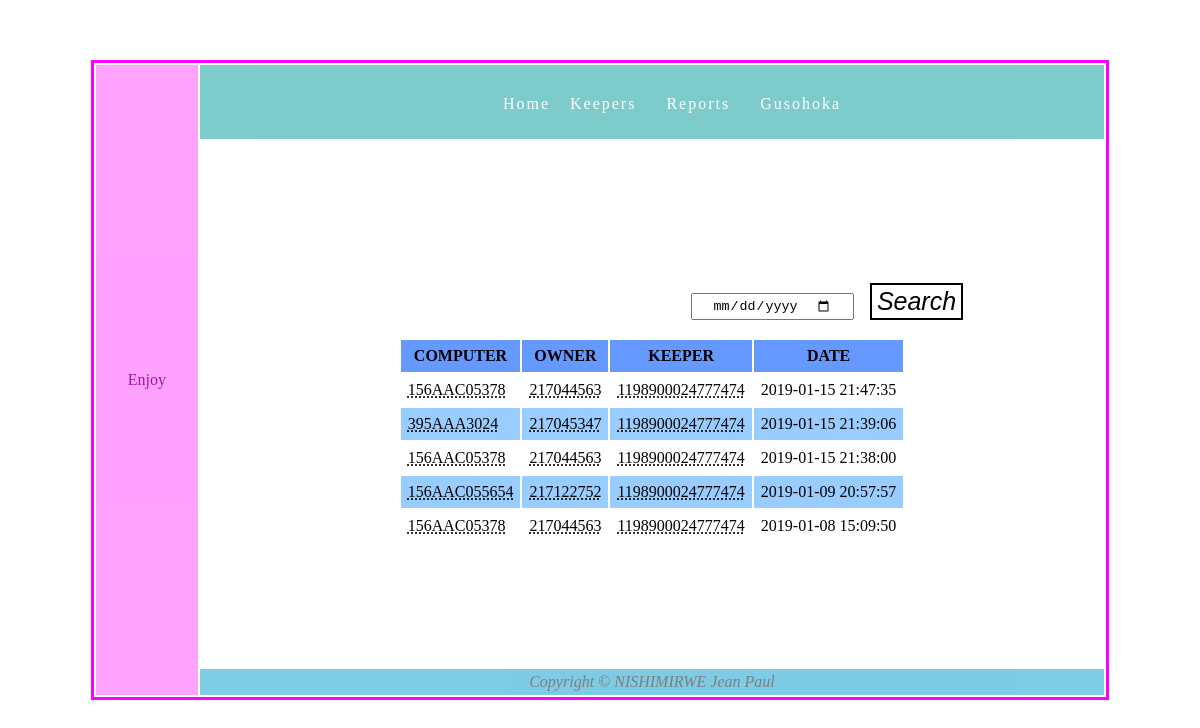
Screenshot of /Given.php with the database file from the repository.
### tables this page shows
CREATE TABLE `computer` (
  `Serial_Number` varchar(50) NOT NULL,
  `Name` varchar(30) NOT NULL,
  `Description` varchar(200) DEFAULT NULL,
  `Owner_Reg_Number` varchar(20) NOT NULL,
  `mode` int(11) NOT NULL
);

CREATE TABLE `owner` (
  `Reg_Number` varchar(50) NOT NULL,
  `First_Name` varchar(30) NOT NULL,
  `Last_Name` varchar(30) NOT NULL,
  `gender` varchar(7) NOT NULL,
  `Department` varchar(50) NOT NULL,
  `Phone` varchar(13) NOT NULL
);

CREATE TABLE `keeper` (
  `keeper_Id` int(11) NOT NULL,
  `First_Name` varchar(30) NOT NULL,
  `Last_Name` varchar(30) NOT NULL,
  `gender` varchar(7) NOT NULL,
  `password` varchar(200) NOT NULL,
  `Id_number` varchar(20) NOT NULL,
  `phone` varchar(15) NOT NULL,
  `District_Id` int(11) NOT NULL,
  `type` int(11) NOT NULL
);

CREATE TABLE `give_out` (
  `id` int(11) NOT NULL,
  `give_date` datetime NOT NULL,
  `Give_Date_Only` date NOT NULL,
  `keeper_id` int(11) NOT NULL,
  `computer_id` varchar(30) NOT NULL
);

### Call.php (called while the page is built, shortened)
<?php
$database="computer_store";
?>

### Given.php (the view, shortened to what this page needs)
<!DOCTYPE html PUBLIC "-//W3C//DTD XHTML 1.0 Transitional//EN" "http://www.w3.org/TR/xhtml1/DTD/xhtml1-transitional.dtd">
<html xmlns="http://www.w3.org/1999/xhtml">
<head>
<link rel="stylesheet" type="text/css" href="CSS/css1.css" />
</head>
<body>
<?php
include 'Call.php';
?>
<table id="main" align="center" border="0">
<tr><td rowspan="3" class="sides"><div id="left">Enjoy</div></td><td id="top"><div id="menus">
<ul><li><a href="Main_keeper1.php" class="link">Home</a></li>
<li><a class="link">Keepers</a>
</li>
<li><a class="link">Reports</a>
</li>
<li><a href="Logout.php" class="link">Gusohoka</a></li></ul></td></tr>
<tr id="middle"><td><div id="scrol" style="overflow:auto; max-height:450px;">
<div id="shaka">
<form action="Given.php" method="post" name="Myform" style="display:block; text-align:right; margin-right:140px; margin-top:20px;" onsubmit="return validate();">
<input type="date" name="date" id="search"  style="padding:3px 20px;" /> &nbsp; &nbsp;<input type="submit" name="search" value="Search" style="padding:2px 5px; background-color:#FFFFFF" /><br />
</form></div>
<br />
<?php
if(isset($_POST['search']))
{
$getdate=$_POST['date'];
$q="select computer.Serial_Number as CSN,computer.Name as CN,owner.Reg_Number as ORN,owner.First_Name as OFN,owner.gender as OG,owner.Last_Name as OLN,owner.Department as OD,owner.Phone as OP,district.District_Name as DDN,keeper.Id_number as KIN,keeper.First_Name as KFN,keeper.Last_Name as KLN,keeper.gender as KG,keeper.phone as KP,give_out.give_date as GGD from computer INNER JOIN owner INNER JOIN give_out INNER JOIN keeper INNER JOIN status INNER JOIN district ON computer.Serial_Number=give_out.computer_id AND owner.Reg_Number=computer.Owner_Reg_Number AND keeper.keeper_Id=give_out.keeper_id AND computer.mode=status.id and keeper.District_Id=district.District_Id where give_out.give_date like '%$getdate%' ORDER BY give_out.id desc";
$an=mysql_db_query($database,$q);
$c=mysql_num_rows($an);
if($c==0)
{
?>
<table align="center" cellspacing="2" cellpadding="7" >
<tr bgcolor="#6699FF"><th>COMPUTER</th><th>OWNER</th><th>KEEPER</th><th>DATE</th></tr>
<tr><td>No Data </td><td>No Data</td><td>No Data</td><td>No Data</td></tr></table>
<?php
}
else
{
?>
<table align="center" cellspacing="2" cellpadding="7" >
<tr bgcolor="#6699FF"><th>COMPUTER</th><th>OWNER</th><th>KEEPER</th><th>DATE</th></tr>
<?php
while($line=mysql_fetch_object($an))
{
$Serial_Number=$line ->CSN;
$Computer_Name=$line ->CN;
$Owner_Reg_Number=$line ->ORN;
$Owner_Fname=$line ->OFN;
$Owner_gender=$line ->OG;
$Owner_Lname=$line ->OLN;
$Owner_dept=$line ->OD;
$keeper_district=$line ->DDN;
$NID=$line ->KIN;
$Owner_phone=$line ->OP;
$keeper_Fname=$line ->KFN;
$keeper_Lname=$line ->KLN;
$keeper_gender=$line ->KG;
$keeper_phone=$line ->KP;
$give_date=$line ->GGD;
?>
<tr class="data"><td align="left"><abbr title="<?php echo "$Computer_Name"; ?>"><?php echo "$Serial_Number";?></abbr></td>
<td align="left"><abbr title="<?php echo "NAME: $Owner_Fname $Owner_Lname
GENDER: $Owner_gender
TELEPHONE: $Owner_phone
DEPARTMENT:  $Owner_dept "; ?>
">
<?php echo "$Owner_Reg_Number"; ?>
</abbr></td>
<td align="left"><abbr title="<?php echo "NAME: $keeper_Fname $keeper_Lname
Gender: $keeper_gender
Telephone: $keeper_phone
District: $keeper_district"; ?>">
<?php echo "$NID"; ?>
</abbr></td>
<td align="left"><?php echo "$give_date"; ?></td></tr>
<?php
}
?>
</table>
<?php
}
}
else
{
?>
<?php
$query="select computer.Serial_Number as CSN,computer.Name as CN,owner.Reg_Number as ORN,owner.First_Name as OFN,owner.gender as OG,owner.Last_Name as OLN,owner.Department as OD,owner.Phone as OP,district.District_Name as DDN,keeper.Id_number as KIN,keeper.First_Name as KFN,keeper.Last_Name as KLN,keeper.gender as KG,keeper.phone as KP,give_out.give_date as GGD from computer INNER JOIN owner INNER JOIN give_out INNER JOIN keeper INNER JOIN status INNER JOIN district ON computer.Serial_Number=give_out.computer_id AND owner.Reg_Number=computer.Owner_Reg_Number AND keeper.keeper_Id=give_out.keeper_id AND computer.mode=status.id and keeper.District_Id=district.District_Id ORDER BY give_out.id desc";
$answer=mysql_db_query($database,$query);
$count=mysql_num_rows($answer);
if($count==0)
{
echo"<script> alert('No computer Given.');
window.location.href('Main_keeper1.php');</script>";
}
else
{
?>
<table align="center" cellspacing="2" cellpadding="7" >
<tr bgcolor="#6699FF"><th>COMPUTER</th><th>OWNER</th><th>KEEPER</th><th>DATE</th></tr>
<?php
while($line=mysql_fetch_object($answer))
{
$Serial_Number=$line ->CSN;
$Computer_Name=$line ->CN;
$Owner_Reg_Number=$line ->ORN;
$Owner_Fname=$line ->OFN;
$Owner_gender=$line ->OG;
$Owner_Lname=$line ->OLN;
$Owner_dept=$line ->OD;
$keeper_district=$line ->DDN;
$NID=$line ->KIN;
$Owner_phone=$line ->OP;
$keeper_Fname=$line ->KFN;
$keeper_Lname=$line ->KLN;
$keeper_gender=$line ->KG;
$keeper_phone=$line ->KP;
$give_date=$line ->GGD;
?>
<tr class="data"><td align="left"><abbr title="<?php echo "$Computer_Name"; ?>"><?php echo "$Serial_Number";?></abbr></td>
<td align="left"><abbr title="<?php echo "NAME: $Owner_Fname $Owner_Lname
GENDER: $Owner_gender
TELEPHONE: $Owner_phone
DEPARTMENT:  $Owner_dept "; ?>
">
<?php echo "$Owner_Reg_Number"; ?>
</abbr></td>
<td align="left"><abbr title="<?php echo "NAME: $keeper_Fname $keeper_Lname
Gender: $keeper_gender
Telephone: $keeper_phone
District: $keeper_district"; ?>">
<?php echo "$NID"; ?>
</abbr></td>
<td align="left"><?php echo "$give_date"; ?></td></tr>
<?php
}
?>
</table>
<?php
}
}
?>
</div>
</td></tr>
<tr id="bottom"><td colspan="3"><i> Copyright &copy; NISHIMIRWE Jean Paul </i></td></tr>
</table>
</body>
</html>

### CSS/css1.css (style rules this page uses)
#menus ul li { position:relative; letter-spacing:2px; }
#main { text-align:center; margin-top:60px; width:86%; min-width:30% border-collapse:separate; border:solid; border-color:#FF00FF; height:640px; border: 1px solid black thin; transition-duration:2s; min-width:50px;; }
#top { height:50px; background-color:#009999; opacity:0.5; filter: alpha(opacity=50); }
li { list-style-type:none; margin:0; padding:0; display:inline; }
#bottom { height:10px; background-color:#0099CC; opacity:0.5; }
#middle { height:400px; width:80%; }
.sides { width:100px; background-color:#FF99FF; opacity:0.9; animation-name:sides; animation-duration:10s; animation-iteration-count:infinite; }
#menus { text-align:center; margin-top:20px; margin-left:80px; margin-right:80px; color:#666666; }
a { text-decoration:none; font-stretch:expanded; color:#FFFFFF; padding:8px; }
#left { color:#990099; animation-name:anim; animation-iteration-count:infinite; animation-duration:10s; }

### Given.php (style rules this page uses)
input[type=submit] { font-style:italic; font-size:25px; border-style:solid; background-color:#3366FF; }
.data:nth-child(odd) { background-color:#99CCFF; }

### rows the page displays
computer: Serial_Number "156AAC05378", Owner_Reg_Number.Reg_Number "217044563", keeper.Id_number "1198900024777474", give_out.give_date "2019-01-15 21:47:35", give_out.give_date "2019-01-15 21:38:00", give_out.give_date "2019-01-08 15:09:50"
computer: Serial_Number "395AAA3024", Owner_Reg_Number.Reg_Number "217045347", keeper.Id_number "1198900024777474", give_out.give_date "2019-01-15 21:39:06"
computer: Serial_Number "156AAC055654", Owner_Reg_Number.Reg_Number "217122752", keeper.Id_number "1198900024777474", give_out.give_date "2019-01-09 20:57:57"
